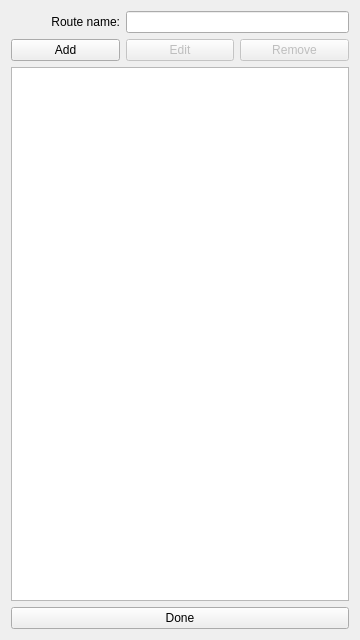
<?xml version="1.0" encoding="UTF-8"?>
<ui version="4.0">
 <class>WidgetEditRoute</class>
 <widget class="QWidget" name="WidgetEditRoute">
  <property name="geometry">
   <rect>
    <x>0</x>
    <y>0</y>
    <width>360</width>
    <height>640</height>
   </rect>
  </property>
  <property name="windowTitle">
   <string>Form</string>
  </property>
  <property name="locale">
   <locale language="English" country="UnitedStates"/>
  </property>
  <layout class="QGridLayout" name="gridLayout">
   <item row="0" column="0">
    <widget class="QLabel" name="labelName">
     <property name="text">
      <string>Route name:</string>
     </property>
     <property name="alignment">
      <set>Qt::AlignRight|Qt::AlignTrailing|Qt::AlignVCenter</set>
     </property>
     <property name="buddy">
      <cstring>lineEditRouteName</cstring>
     </property>
    </widget>
   </item>
   <item row="0" column="1" colspan="2">
    <widget class="QLineEdit" name="lineEditRouteName"/>
   </item>
   <item row="1" column="0">
    <widget class="QPushButton" name="pushButtonAdd">
     <property name="text">
      <string>Add</string>
     </property>
    </widget>
   </item>
   <item row="1" column="1">
    <widget class="QPushButton" name="pushButtonEdit">
     <property name="enabled">
      <bool>false</bool>
     </property>
     <property name="text">
      <string>Edit</string>
     </property>
    </widget>
   </item>
   <item row="1" column="2">
    <widget class="QPushButton" name="pushButtonRemove">
     <property name="enabled">
      <bool>false</bool>
     </property>
     <property name="text">
      <string>Remove</string>
     </property>
    </widget>
   </item>
   <item row="2" column="0" colspan="3">
    <widget class="QListWidget" name="listWidgetWaypoints"/>
   </item>
   <item row="3" column="0" colspan="3">
    <widget class="QPushButton" name="pushButtonDone">
     <property name="text">
      <string>Done</string>
     </property>
    </widget>
   </item>
  </layout>
 </widget>
 <tabstops>
  <tabstop>lineEditRouteName</tabstop>
  <tabstop>pushButtonAdd</tabstop>
  <tabstop>pushButtonRemove</tabstop>
  <tabstop>listWidgetWaypoints</tabstop>
  <tabstop>pushButtonDone</tabstop>
 </tabstops>
 <resources/>
 <connections/>
</ui>
